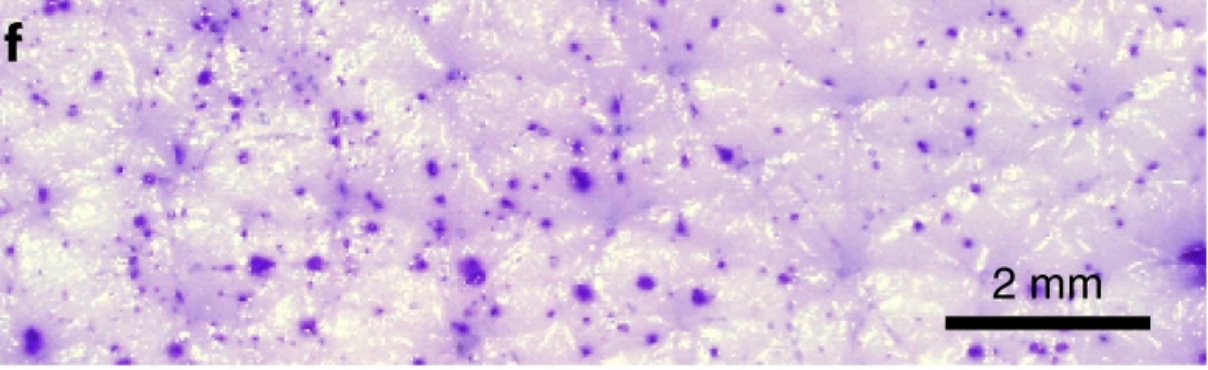
#> input picture image.png, 1208 x 370 px, found by its file name
$ python hue,thresh,cont.py
#> lines starting #> are read from the running program, lines starting #| are printed output that depends on the picture; after the words box and inside, x2 and y2 are one past the last pixel; in counts of white or black regions, pixels touching at a corner belong together
import cv2
import numpy as np
import matplotlib.pyplot as plt
from typing import Tuple, List, Optional

# Constants
IMAGE_PATH = 'image.png'
RESIZE_SCALE = 0.5
HUE_THRESHOLD = 100
SATURATION_THRESHOLD = 32
MIN_CONTOUR_AREA = 100  # Minimum area for contour detection


def load_and_resize_image(filepath: str, scale: float = RESIZE_SCALE) -> np.ndarray:
    """
    Load and resize an image from file.

    Args:
        filepath: Path to the image file
        scale: Resize scale factor

    Returns:
        Resized image as numpy array

    Raises:
        ValueError: If image cannot be loaded
    """
    image = cv2.imread(filepath)
    if image is None:
        raise ValueError(f"Could not load image: {filepath}")

    return cv2.resize(image, None, None, scale, scale)


def convert_to_hsv(image: np.ndarray) -> np.ndarray:
    """
    Convert BGR image to HSV color space.

    Args:
        image: BGR image

    Returns:
        HSV image
    """
    return cv2.cvtColor(image, cv2.COLOR_BGR2HSV)


def create_color_mask(hsv_image: np.ndarray,
                     hue_thresh: int = HUE_THRESHOLD,
                     sat_thresh: int = SATURATION_THRESHOLD) -> np.ndarray:
    """
    Create a binary mask based on HSV thresholds.

    Args:
        hsv_image: HSV color image
        hue_thresh: Minimum hue threshold
        sat_thresh: Maximum saturation threshold

    Returns:
        Binary mask as uint8 array
    """
    # Create mask where hue > threshold AND saturation < threshold
    mask = np.logical_and(
        hsv_image[..., 0] > hue_thresh,  # Hue channel
        hsv_image[..., 1] < sat_thresh   # Saturation channel
    )
    return (mask * 255).astype(np.uint8)


def find_and_draw_contours(mask: np.ndarray,
                          original_image: np.ndarray,
                          min_area: int = MIN_CONTOUR_AREA) -> Tuple[np.ndarray, List]:
    """
    Find contours in the mask and draw them on the original image.

    Args:
        mask: Binary mask
        original_image: Original image to draw contours on
        min_area: Minimum contour area to consider

    Returns:
        Tuple of (image with contours, list of contours)
    """
    # Find contours
    contours, _ = cv2.findContours(mask, cv2.RETR_EXTERNAL, cv2.CHAIN_APPROX_SIMPLE)

    # Filter contours by area
    filtered_contours = [cnt for cnt in contours if cv2.contourArea(cnt) > min_area]

    # Create a copy of the original image to draw on
    contour_image = original_image.copy()

    # Draw contours
    cv2.drawContours(contour_image, filtered_contours, -1, (0, 255, 0), 2)

    # Draw bounding rectangles for each contour
    for contour in filtered_contours:
        x, y, w, h = cv2.boundingRect(contour)
        cv2.rectangle(contour_image, (x, y), (x + w, y + h), (255, 0, 0), 2)

    return contour_image, filtered_contours


def display_images(original: np.ndarray,
                  hsv_channels: np.ndarray,
                  mask: np.ndarray,
                  contours: np.ndarray) -> None:
    """
    Display all processed images in OpenCV windows.

    Args:
        original: Original resized image
        hsv_channels: Stacked hue and saturation channels
        mask: Binary threshold mask
        contours: Image with contours drawn
    """
    cv2.imshow("1. Original Image", original)
    cv2.imshow("2. Hue & Saturation Channels", hsv_channels)
    cv2.imshow("3. Color Mask", mask)
    cv2.imshow("4. Detected Contours", contours)


def plot_color_histograms(bgr_image: np.ndarray, hsv_image: np.ndarray) -> None:
    """
    Plot BGR and HSV histograms for analysis.

    Args:
        bgr_image: Original BGR image
        hsv_image: HSV converted image
    """
    # BGR histogram
    plt.figure(figsize=(12, 5))

    plt.subplot(1, 2, 1)
    plt.title('BGR Color Histogram')
    plt.xlabel('Pixel Intensity')
    plt.ylabel('Number of Pixels')

    colors = ('b', 'g', 'r')
    for i, color in enumerate(colors):
        hist = cv2.calcHist([bgr_image], [i], None, [256], [0, 256])
        plt.plot(hist, color=color, label=f'{color.upper()} channel')

    plt.xlim([0, 256])
    plt.legend()

    # HSV 2D histogram
    plt.subplot(1, 2, 2)
    hist_2d = cv2.calcHist([hsv_image], [0, 1], None, [180, 256], [0, 180, 0, 256])
    plt.imshow(hist_2d, interpolation='nearest', aspect='auto')
    plt.title('Hue vs Saturation Histogram')
    plt.xlabel('Hue')
    plt.ylabel('Saturation')
    plt.colorbar(label='Pixel Count')

    plt.tight_layout()
    plt.show()


def print_contour_info(contours: List, image_shape: Tuple) -> None:
    """
    Print information about detected contours.

    Args:
        contours: List of detected contours
        image_shape: Shape of the processed image
    """
    print(f"\n--- Contour Detection Results ---")
    print(f"Image dimensions: {image_shape[1]}x{image_shape[0]}")
    print(f"Total contours found: {len(contours)}")

    if contours:
        areas = [cv2.contourArea(cnt) for cnt in contours]
        print(f"Contour areas: {[int(area) for area in areas]}")
        print(f"Largest contour area: {int(max(areas))}")
        print(f"Total filtered area: {int(sum(areas))} pixels")
    else:
        print("No contours detected with current thresholds.")


def main() -> None:
    """
    Main function to execute the color filtering and contour detection pipeline.
    """
    try:
        # Load and preprocess image
        print("Loading and preprocessing image...")
        original_image = load_and_resize_image(IMAGE_PATH)
#> in load_and_resize_image, image is the input picture: shape (370, 1208, 3); mean B, G, R 221.9, 195.9, 216.5
        hsv_image = convert_to_hsv(original_image)
#> in convert_to_hsv, `return cv2.cvtColor(image, cv2.COLOR_BGR2HSV)`: returned value: shape (185, 604, 3); mean H, S, V 132.2, 35.1, 224.7

        # Create visualization of HSV channels
        hue_saturation_stack = np.hstack([hsv_image[..., 0], hsv_image[..., 1]])
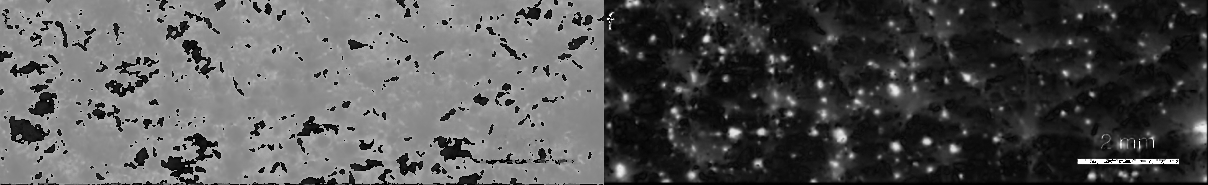
#> hue_saturation_stack: shape (185, 1208); min 0, max 255, mean 83.7

        # Apply color filtering
        print("Applying HSV color filtering...")
        color_mask = create_color_mask(hsv_image)
#> in create_color_mask, `mask = np.logical_and( hsv_image[..., 0] > hue_thresh,`:
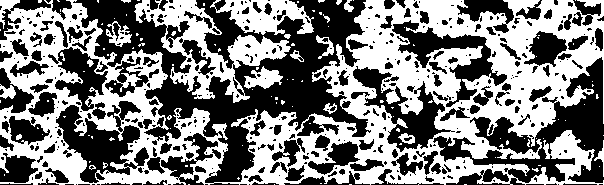
#> mask: shape (185, 604) bool; 49.7% white; 117 white regions (98 under 20 px), largest, box (x1, y1, x2, y2) and area: (0, 0, 604, 185) 46674, (134, 0, 291, 103) 4778, (210, 0, 314, 35) 1917
#> in create_color_mask, `return (mask * 255).astype(np.uint8)`: returned value: shape (185, 604); 49.7% white; 117 white regions (98 under 20 px)

        # Find and draw contours
        print("Detecting contours...")
        contour_image, detected_contours = find_and_draw_contours(color_mask, original_image)
#> in find_and_draw_contours, `contours, _ = cv2.findContours(mask, cv2.RETR_EXTERNAL, cv2.CHAIN_APPR..`: contours = 84 contours, 73 with area under 20; largest, box (x1, y1, x2, y2) and area: (0, 0, 604, 185) 69458, (134, 0, 291, 103) 5518, (210, 0, 314, 35) 2030, (244, 66, 283, 89) 451, (106, 21, 132, 47) 311
#> in find_and_draw_contours, `filtered_contours = [cnt for cnt in contours if cv2.contourArea(cnt) >..`: filtered_contours = 7 contours; box (x1, y1, x2, y2) and area: (0, 0, 604, 185) 69458, (134, 0, 291, 103) 5518, (210, 0, 314, 35) 2030, (244, 66, 283, 89) 451, (106, 21, 132, 47) 311, (316, 35, 334, 59) 139, (0, 84, 16, 99) 117
#> in find_and_draw_contours, `cv2.drawContours(contour_image, filtered_contours, -1, (0, 255, 0), 2)`:
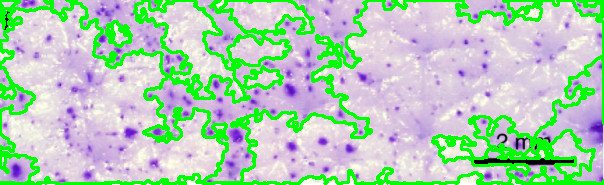
#> contour_image: shape (185, 604, 3); mean of channels 0, 1, 2 181.5, 205.8, 176.4; drawn as B, G, R
#> the loop in find_and_draw_contours, `for contour in filtered_contours:` made 7 passes
#> (x, y, w, h) on passes 1 to 7: (0, 84, 16, 15), (244, 66, 39, 23), (316, 35, 18, 24), (106, 21, 26, 26), (210, 0, 104, 35), (134, 0, 157, 103), (0, 0, 604, 185)
#> after the loop in find_and_draw_contours, `for contour in filtered_contours:`:
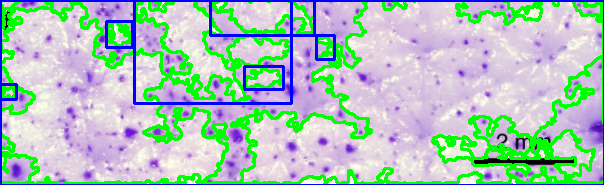
#> contour_image: shape (185, 604, 3); 4.44% of pixels changed, all inside (x1, y1, x2, y2) = (0, 0, 604, 185); drawn as B, G, R
#> detected_contours has the same summary as filtered_contours in find_and_draw_contours

        # Display results
        display_images(original_image, hue_saturation_stack, color_mask, contour_image)

        # Print contour information
        print_contour_info(detected_contours, original_image.shape)
#| Total contours found: 7
#> in print_contour_info, `areas = [cv2.contourArea(cnt) for cnt in contours]`: areas = [117, 451, 139, 311, 2030.5, 5518.5, 69457.5]
#| Contour areas: [117, 451, 139, 311, 2030, 5518, 69457]
#| Largest contour area: 69457
#| Total filtered area: 78024 pixels

        # Plot histograms
        print("Generating histograms...")
        plot_color_histograms(original_image, hsv_image)
#> in plot_color_histograms, `hist_2d = cv2.calcHist([hsv_image], [0, 1], None, [180, 256], [0, 180,..`:
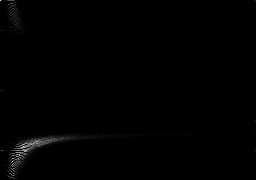
#> hist_2d: shape (180, 256) float32; min 0, max 456, mean 2.4; drawn with min black and max white
#> in plot_color_histograms, `plt.show()`:
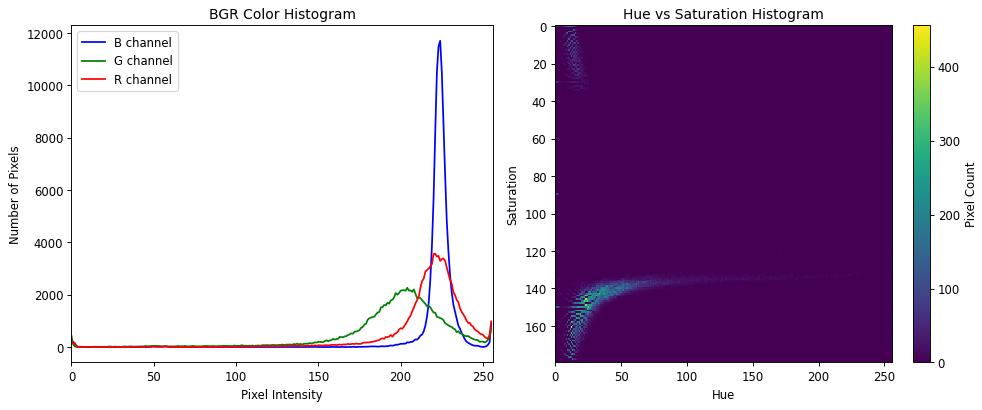
#> figure drawn by matplotlib, 3 panels; panel 1: curve peaks at x = 224, y = 11699; panel 1: curve peaks at x = 204, y = 2267; panel 1: curve peaks at x = 221, y = 3567

        # Wait for user input and cleanup
        print("\nPress any key to close windows...")
        cv2.waitKey(0)
        cv2.destroyAllWindows()

    except ValueError as e:
        print(f"Error: {e}")
    except Exception as e:
        print(f"Unexpected error: {e}")


if __name__ == "__main__":
    main()
